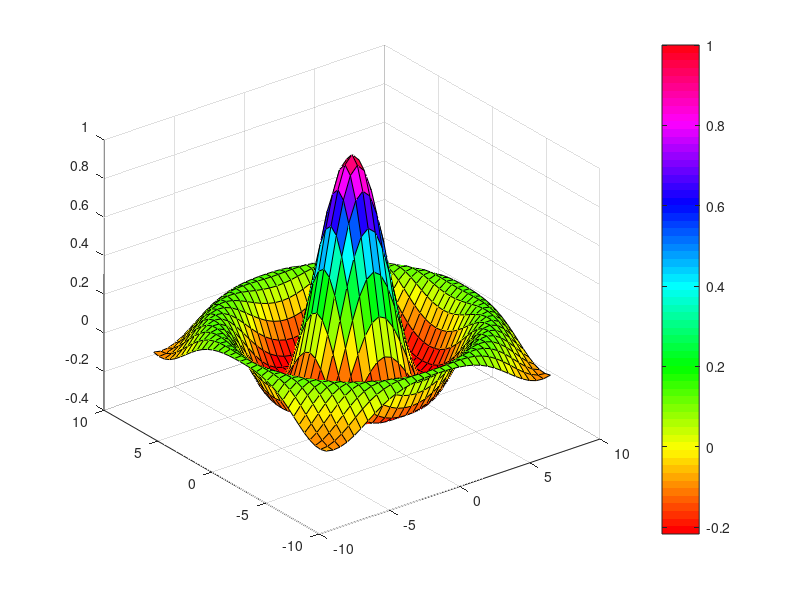

This figure's MATLAB source: (Note: this script raises an error after producing the figure.)
%% ENGR-10, 11/28/2023; Intro to ENG 10.; Author:Darien Marble;
clc; format compact;






% problem 2 - advanced plotting
[X,Y] = meshgrid(-8:.5:8);
R = sqrt(X.^2 + Y.^2) + eps;
Z = sin(R)./R;
figure(3)
mesh(X,Y,Z,'EdgeColor','black')
surf(X,Y,Z)
colormap hsv 
colorbar

% problem 3 - if/else statement and for-loop
D = [125 190 0 0 0] % (actual) dostance traveld in [cm] centermeter
W = 125 % weight of vehicles in [grams]
opexp = zeros(1,5) % operating expense, creates [0 0 0 0 0]; units are in[$]
length(D) % length () calcuates the length

for i=1:length(D)
    if 50 > D(i) & D(i) > 0
        D(i) = 0
        opexp(i) = 0.003*W*D(i)+45
    elseif 100 > D(i) & D(i) >= 50
        D(i) = 50
        opexp(i) = 0.003*W*D(i)+45
    elseif 150 > D(i) & D(i) >= 100
        D(i) = 100
        opexp(i) = 0.003*W*D(i)+45
    elseif 200 > D(i) & D(i) >= 150
        D(i) = 150
        opexp(i) = 0.003*W*D(i)+45
    elseif D(i) >= 250
        opexp(i) = 0.003*W*D(i)+45
    else
    end
end

% Problem 4 - While loop
X = 5;
while x < 25
    disp(x)
    x = 2*x - 1;
end

% Problem 5 - While loop again
total = 0;
k = 0;
while total < 1e+4
    k = k + 1;
    total = 5*k^2 - 2*k + total;
end
fprintf('The Number of terms is: %g \n' , k)
  fprintf ('The sum is: %g \n' , total)